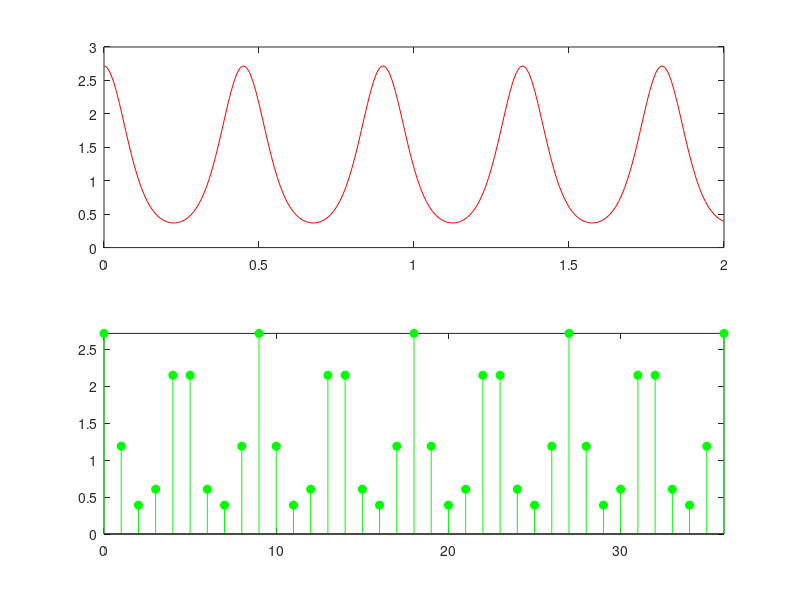

The MATLAB source for this figure:
%-------------------------
% Ejercicio 2
%-------------------------

% Grafica las funciones x1 y x2 en una misma figura
% Integrantes: Alejandra Castrillo - Yostin Chavarria - Cristhian Rojas

figure('Name', 'Ejercicio 2');

subplot(2,1,1);
t  = 0:0.01:2;
x1 = exp(cos((40*pi*t)/9));
plot(t, x1, 'r');

subplot(2,1,2);
n  = 0:1:36;
x2 = exp(cos((40*pi*n)/9));
stem(n, x2, 'filled', 'g')
axis tight;
